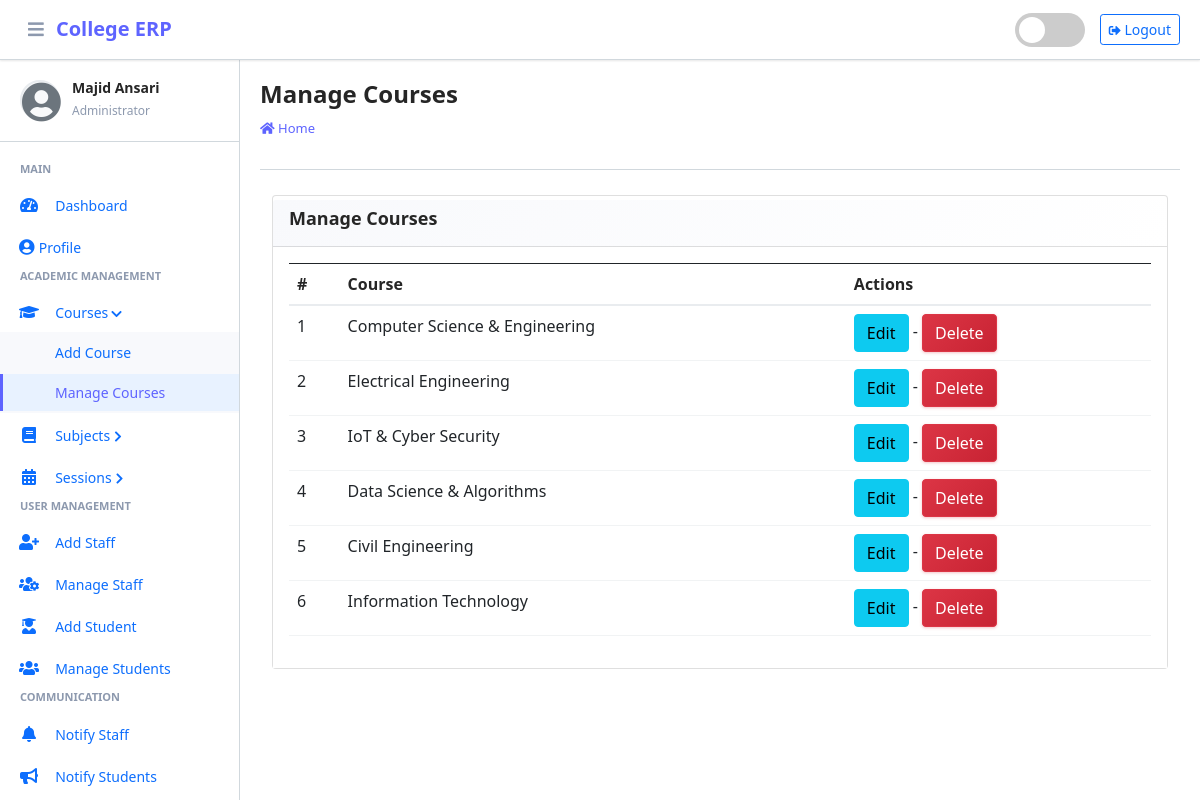
/course/manage/ (signed in), run on the app's committed database.
### main_app/models.py (models this page shows, shortened)
class CustomUser(AbstractUser):
    USER_TYPE = ((1, "HOD"), (2, "Staff"), (3, "Student"))
    GENDER = [("M", "Male"), ("F", "Female")]
    username = None  # Removed username, using email instead
    email = models.EmailField(unique=True)
    user_type = models.CharField(default=1, choices=USER_TYPE, max_length=1)
    gender = models.CharField(max_length=1, choices=GENDER)
    profile_pic = models.ImageField()
    address = models.TextField()
    fcm_token = models.TextField(default="")  # For firebase notifications
    created_at = models.DateTimeField(auto_now_add=True)
    updated_at = models.DateTimeField(auto_now=True)
    USERNAME_FIELD = "email"
    REQUIRED_FIELDS = []
    objects = CustomUserManager()

class Course(models.Model):
    name = models.CharField(max_length=120)
    created_at = models.DateTimeField(auto_now_add=True)
    updated_at = models.DateTimeField(auto_now=True)

### main_app/hod_views.py (the view)
# urls.py: path("course/manage/", hod_views.manage_course, name='manage_course'),
def manage_course(request):
    courses = Course.objects.all()
    context = {
        'courses': courses,
        'page_title': 'Manage Courses'
    }
    return render(request, "hod_template/manage_course.html", context)

### main_app/templates/hod_template/manage_course.html
{% extends 'main_app/base.html' %}
{% load static %}
{% block page_title %}{{page_title}}{% endblock page_title %}
{% block content %}
<section class="content">
    <div class="container-fluid">
        <div class="row">
            <div class="col-md-12">
                <div class="card">
                    <div class="card-header">
                        <h3 class="card-title">{{page_title}}</h3>
                    </div>
                    <div class="card-body">
                        <table id="example2" class="table table-bordered table-hover">
                            <thead class="thead-dark">
                                <tr>
                                    <th>#</th>
                                    <th>Course</th>
                                    <th>Actions</th>
                                </tr>
                            </thead>
                            <tbody>
                                {% for course in courses %}
                                <tr>
                                    <td>{{ forloop.counter }}</td>
                                    <td>{{course.name}}</td>
                                    <td>
                                        <a href="{% url 'edit_course' course.id %}" class="btn btn-info">Edit</a> -
                                        <a href="{% url 'delete_course' course.id %}" onclick="return confirm('Are you sure you want to delete this course ?')" class="btn btn-danger">Delete</a>
                                    </td>
                                </tr>
                                {% endfor %}
                            </tbody>
                        </table>
                    </div>
                </div>
            </div>
        </div>
    </div>
</section>
{% endblock content %}

### main_app/templates/main_app/erpnext_sidebar.html (shortened to what this page needs)
{% load static %}
<div class="sidebar-header">
    <div class="sidebar-user">
        <i class="fas fa-user-circle sidebar-default-avatar" id="default-avatar" style="display: none;"></i>
        <div class="sidebar-user-info">
            <h6>{{ user.get_full_name|default:user.username }}</h6>
            <small>
                {% if user.user_type == '1' %}
                    Administrator
                {% elif user.user_type == '2' %}
                    Staff Member
                {% else %}
                    Student
                {% endif %}
            </small>
        </div>
    </div>
</div>
<div class="nav-section">
    {% if user.user_type == '1' %}
        <h6 class="nav-section-title">Main</h6>
        <div class="nav-item">
            {% url 'admin_home' as admin_home %}
            <a href="{{ admin_home }}" class="nav-link {% if admin_home == request.path %}active{% endif %}">
                <i class="nav-icon fas fa-tachometer-alt"></i>
                <span class="nav-text">Dashboard</span>
            </a>
        </div>
        <div class="nav-item">
            {% url 'admin_view_profile' as admin_view_profile %}
            <a href="{{ admin_view_profile }}" class="nav-link {% if admin_view_profile == request.path %}active{% endif %}">
                <i class="fas fa-user-circle"></i>
                <span class="nav-text">Profile</span>
            </a>
        </div>
        <h6 class="nav-section-title">Academic Management</h6>
        <div class="nav-item has-submenu {% if 'course' in request.path %}open{% endif %}">
            <a href="#" class="nav-link">
                <i class="nav-icon fas fa-graduation-cap"></i>
                <span class="nav-text">Courses</span>
                <i class="nav-arrow fas fa-chevron-right"></i>
            </a>
            <div class="nav-submenu">
                <div class="nav-item">
                    {% url 'add_course' as add_course %}
                    <a href="{{ add_course }}" class="nav-link {% if add_course == request.path %}active{% endif %}">
                        <span class="nav-text">Add Course</span>
                    </a>
                </div>
                <div class="nav-item">
                    {% url 'manage_course' as manage_course %}
                    <a href="{{ manage_course }}" class="nav-link {% if manage_course == request.path or 'edit_course' in request.path %}active{% endif %}">
                        <span class="nav-text">Manage Courses</span>
                    </a>
                </div>
            </div>
        </div>
        <div class="nav-item has-submenu {% if 'subject' in request.path %}open{% endif %}">
            <a href="#" class="nav-link">
                <i class="nav-icon fas fa-book"></i>
                <span class="nav-text">Subjects</span>
                <i class="nav-arrow fas fa-chevron-right"></i>
            </a>
        </div>
        <div class="nav-item has-submenu {% if 'session' in request.path %}open{% endif %}">
            <a href="#" class="nav-link">
                <i class="nav-icon fas fa-calendar-alt"></i>
                <span class="nav-text">Sessions</span>
                <i class="nav-arrow fas fa-chevron-right"></i>
            </a>
        </div>
        <h6 class="nav-section-title">User Management</h6>
        <div class="nav-item">
            {% url 'add_staff' as add_staff %}
            <a href="{{ add_staff }}" class="nav-link {% if add_staff == request.path %}active{% endif %}">
                <i class="nav-icon fas fa-user-plus"></i>
                <span class="nav-text">Add Staff</span>
            </a>
        </div>
        <div class="nav-item">
            {% url 'manage_staff' as manage_staff %}
            <a href="{{ manage_staff }}" class="nav-link {% if manage_staff == request.path or 'edit_staff' in request.path %}active{% endif %}">
                <i class="nav-icon fas fa-users-cog"></i>
                <span class="nav-text">Manage Staff</span>
            </a>
        </div>
        <div class="nav-item">
            {% url 'add_student' as add_student %}
            <a href="{{ add_student }}" class="nav-link {% if add_student == request.path %}active{% endif %}">
                <i class="nav-icon fas fa-user-graduate"></i>
                <span class="nav-text">Add Student</span>
            </a>
        </div>
        <div class="nav-item">
            {% url 'manage_student' as manage_student %}
            <a href="{{ manage_student }}" class="nav-link {% if manage_student == request.path or 'edit_student' in request.path %}active{% endif %}">
                <i class="nav-icon fas fa-users"></i>
                <span class="nav-text">Manage Students</span>
            </a>
        </div>
        <h6 class="nav-section-title">Communication</h6>
        <div class="nav-item">
            {% url 'admin_notify_staff' as admin_notify_staff %}
            <a href="{{ admin_notify_staff }}" class="nav-link {% if admin_notify_staff == request.path %}active{% endif %}">
                <i class="nav-icon fas fa-bell"></i>
                <span class="nav-text">Notify Staff</span>
            </a>
        </div>
        <div class="nav-item">
            {% url 'admin_notify_student' as admin_notify_student %}
            <a href="{{ admin_notify_student }}" class="nav-link {% if admin_notify_student == request.path %}active{% endif %}">
                <i class="nav-icon fas fa-bullhorn"></i>
                <span class="nav-text">Notify Students</span>
            </a>
        </div>
    {% endif %}
</div>

### data on the page
CustomUser: get_full_name "Majid Ansari"
Course: name "Computer Science & Engineering"
Course: name "Electrical Engineering"
Course: name "IoT & Cyber Security"
Course: name "Data Science & Algorithms"
Course: name "Civil Engineering"
Course: name "Information Technology"

### other printed values
{{ page_title }} "Manage Courses"
